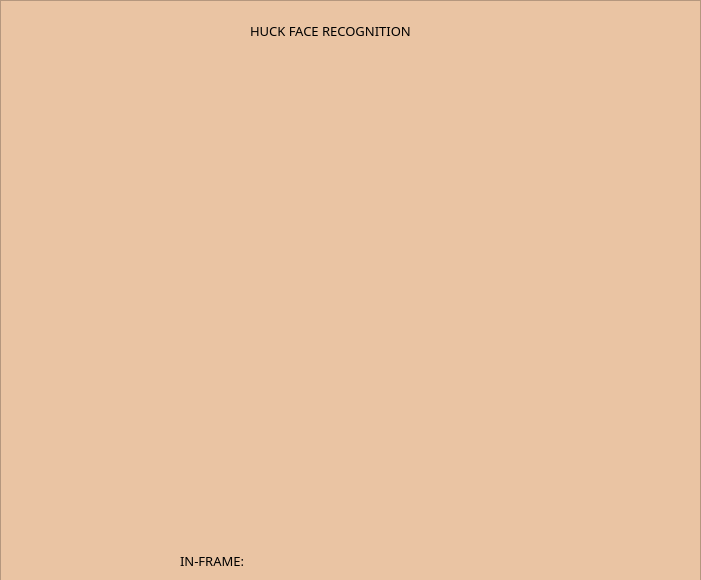
<?xml version="1.0" encoding="UTF-8"?>
<ui version="4.0">
 <class>main_scanner</class>
 <widget class="QWidget" name="main_scanner">
  <property name="geometry">
   <rect>
    <x>0</x>
    <y>0</y>
    <width>701</width>
    <height>580</height>
   </rect>
  </property>
  <property name="minimumSize">
   <size>
    <width>701</width>
    <height>580</height>
   </size>
  </property>
  <property name="maximumSize">
   <size>
    <width>701</width>
    <height>580</height>
   </size>
  </property>
  <property name="windowTitle">
   <string>Form</string>
  </property>
  <widget class="QFrame" name="scanner_frame">
   <property name="geometry">
    <rect>
     <x>0</x>
     <y>0</y>
     <width>701</width>
     <height>581</height>
    </rect>
   </property>
   <property name="styleSheet">
    <string notr="true">
background-color: rgb(234, 196, 163);</string>
   </property>
   <property name="frameShape">
    <enum>QFrame::StyledPanel</enum>
   </property>
   <property name="frameShadow">
    <enum>QFrame::Raised</enum>
   </property>
   <widget class="QLabel" name="label">
    <property name="geometry">
     <rect>
      <x>250</x>
      <y>10</y>
      <width>221</width>
      <height>41</height>
     </rect>
    </property>
    <property name="font">
     <font>
      <family>Reem Kufi</family>
      <pointsize>10</pointsize>
     </font>
    </property>
    <property name="text">
     <string>HUCK FACE RECOGNITION</string>
    </property>
   </widget>
   <widget class="QLabel" name="label_2">
    <property name="geometry">
     <rect>
      <x>30</x>
      <y>60</y>
      <width>640</width>
      <height>480</height>
     </rect>
    </property>
    <property name="text">
     <string/>
    </property>
   </widget>
   <widget class="QLabel" name="label_3">
    <property name="geometry">
     <rect>
      <x>180</x>
      <y>540</y>
      <width>311</width>
      <height>41</height>
     </rect>
    </property>
    <property name="font">
     <font>
      <family>Reem Kufi</family>
      <pointsize>10</pointsize>
     </font>
    </property>
    <property name="text">
     <string>IN-FRAME:   &lt;name&gt;</string>
    </property>
   </widget>
  </widget>
 </widget>
 <resources/>
 <connections/>
</ui>
